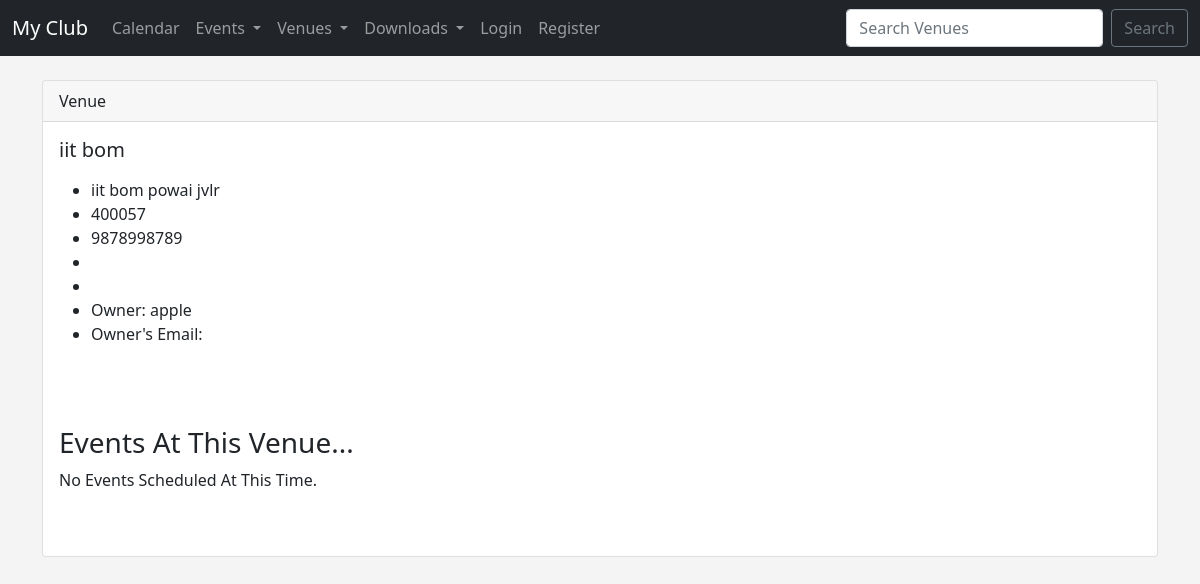
/show_venue/10, run on an earlier commit of the app's database.
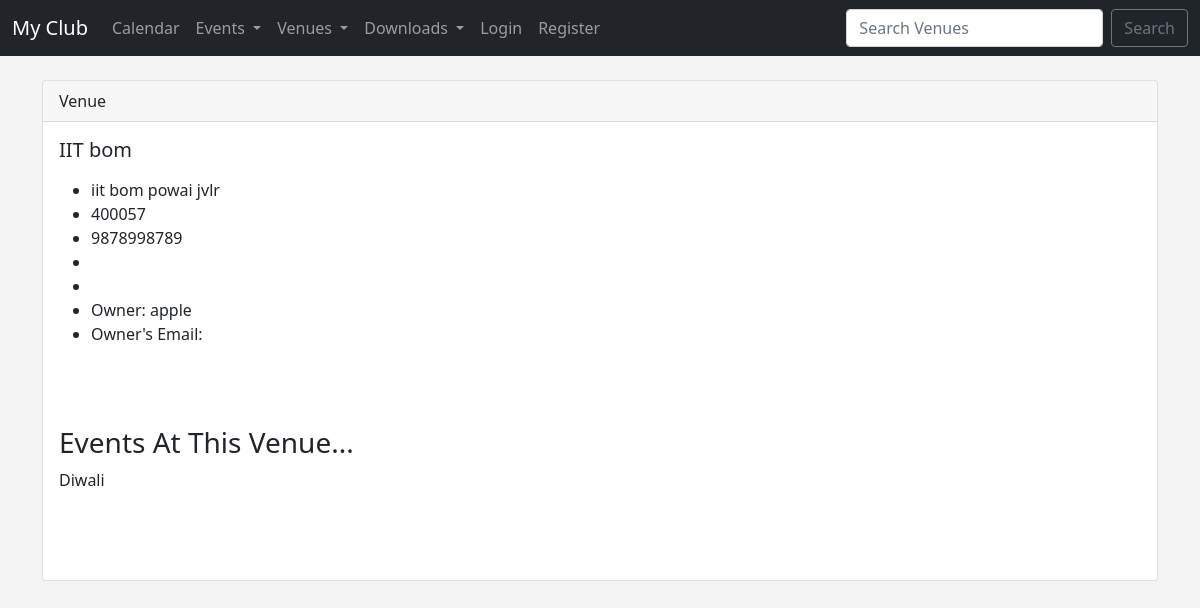
And on a later commit of the database.
### events/models.py (models this page shows, shortened)
class Venue(models.Model):
    name = models.CharField('venue name',max_length=50)
    address = models.CharField(max_length=200)
    city = models.CharField(max_length=50)
    state = models.CharField(max_length=50,blank=True)
    zip_code = models.CharField(max_length=10,blank=True)
    phone = models.CharField(max_length=20,blank=True)
    website = models.URLField(max_length=200,blank=True)
    email = models.EmailField(max_length=254,blank=True)
    owner = models.IntegerField("Venue Owner", blank=False, default=1)
    venue_image = models.ImageField(null=True,blank=True,upload_to="images/")
    def __str__(self):
        return self.name

class Event(models.Model):
    name = models.CharField('event title',max_length=200)
    description = models.TextField(blank=True,null=True)
    manager = models.ForeignKey(User,blank=True,null=True,on_delete=models.SET_NULL)
    event_date = models.DateField("event date")
    venue = models.ForeignKey(Venue,blank=True,null=True, on_delete=models.CASCADE)
    attendees = models.ManyToManyField(MyClubUser, blank=True)
    def __str__(self):
        return self.name

### events/views.py (the view)
# urls.py: path('show_venue/<venue_id>', views.show_venue, name='show_venue'),
def show_venue(request, venue_id):
	venue = Venue.objects.get(pk=venue_id)
	venue_owner = User.objects.get(pk=venue.owner)
	events = venue.event_set.all()
	return render(request, 'events/show_venue.html',
		{'venue': venue,
		'venue_owner':venue_owner,
		'events':events})

### events/templates/events/show_venue.html (shortened to what this page needs)
{% extends 'events/base.html' %}
{% block content %}
<div class="card">
  <div class="card-header">
    Venue
  </div>
  <div class="card-body">
    <h5 class="card-title">{{ venue }}</h5>
    <p class="card-text">
    	<ul>
	<li>{{ venue.address }}</li>
	<li>{{ venue.zip_code }}</li>
	<li>{{ venue.phone }}</li>
	<li>{{ venue.email_address }}</li>
	<li><a href="{{ venue.web }}">{{ venue.web }}</a></li>
	<li>Owner: {{ venue_owner }} </li>
	<li>Owner's Email: {{ venue.email }} </li>
	</ul>
	<br>
    </p>
    <br/>
		<h3>Events At This Venue...</h3>
		{% if events %}
	{% for event in events %}
	{{ event}}<br/>
	{% endfor %}
	<br/>
	{% else %}
	No Events Scheduled At This Time.
	{% endif %}
	</div>
	<br/><br/>
</div>
	<br/>
{% endblock %}

What changed in the data, as far as the page shows it:
changed Venue "iit bom powai jvlr": name "iit bom" → "IIT bom"
added Event: name "Diwali"
Also different on the page:
text no longer shown: "No Events Scheduled At This Time."
